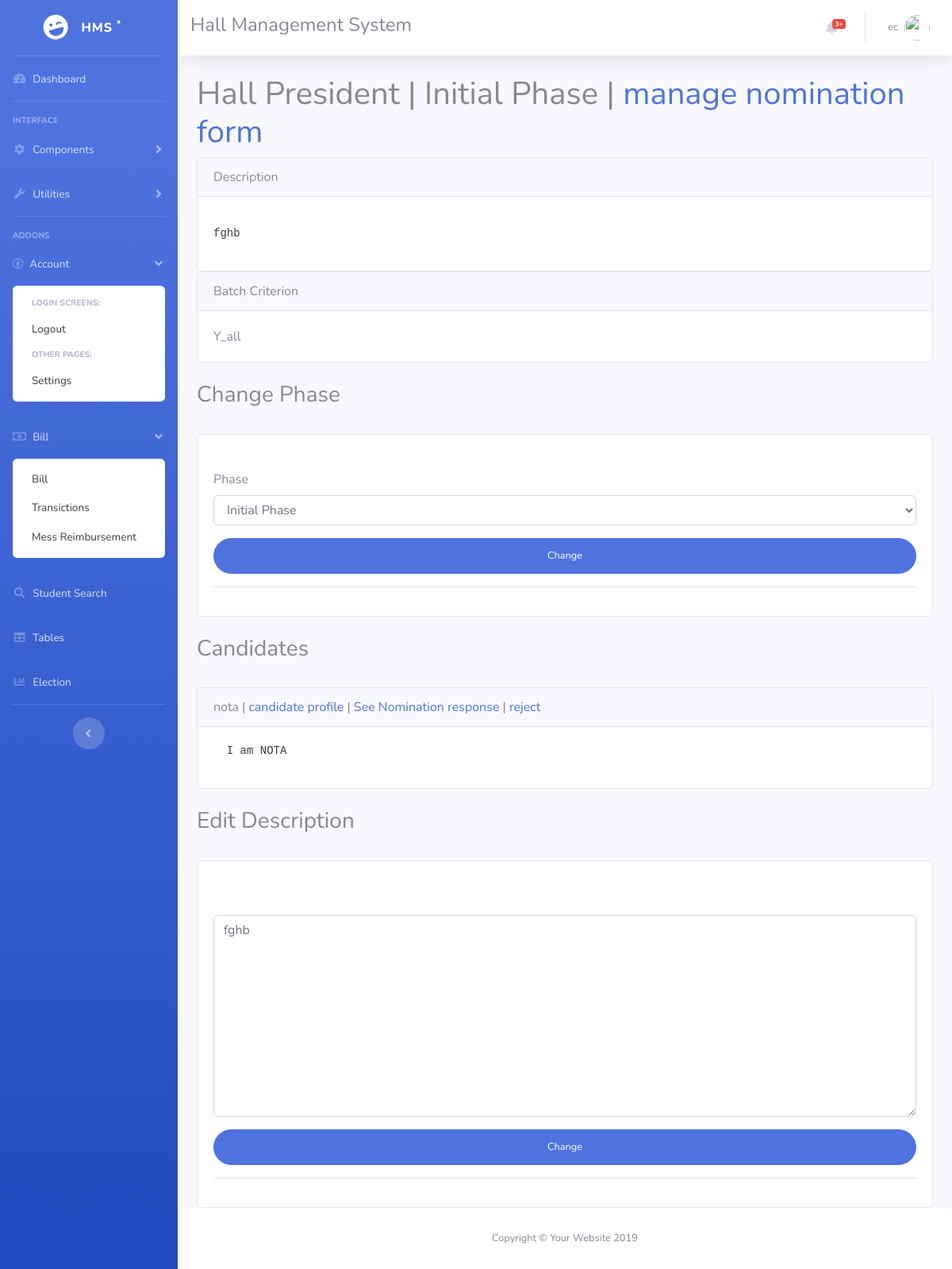
The app's page /election/entity_ec/2/ (signed in) with its own data.
### accounts/models.py (models this page shows, shortened)
class Profile(models.Model):
    user = models.OneToOneField(User, on_delete=models.CASCADE)
    email_confirmed = models.BooleanField(default=False)
    name = models.CharField(max_length=255, default='')
    roll_no=models.IntegerField(default=0)
    branch=models.CharField(max_length=40,default='')
    program=models.CharField(max_length=10,default='')
    room=models.CharField(max_length=4,default='')
    address = models.CharField(max_length=255, default='')

### election/models.py (models this page shows, shortened)
class Entity(models.Model):
    title = models.CharField(max_length = 500)
    description = models.TextField(max_length=2000)
    nomination = models.OneToOneField(Questionnaire, null=True, on_delete=models.CASCADE)
    phase = models.CharField(max_length=30, choices=PHASE_CHOICES, default = 'IP')
    batch = models.CharField(max_length = 100, default = "all")

class EntityCandidate(models.Model):
    entity = models.ForeignKey(Entity,related_name='candidates', on_delete = models.CASCADE)
    user = models.ForeignKey(User, on_delete =  models.CASCADE )
    response = models.ForeignKey(FilledForm,on_delete=models.CASCADE)
    readme = models.TextField(max_length=5000)
    approval = models.BooleanField(default=True)
    phase = models.CharField(max_length = 30, default= "IP")
    votes = models.IntegerField(default=0)

### election/views.py (the view)
# urls.py: path('entity_ec/<int:pk>/', views.entity_detail_ec, name='entity_detail_ec'),
@login_required
def entity_detail_ec(request, pk):
    if request.user.username != "ec":
        return render(request, 'message.html', { 'message' : 'Page Not Found'  , 'code' : '404' })
    try:
        entity = models.Entity.objects.get(pk=pk)
    except:
        return render(request, 'message.html', { 'message' : 'Page Not Found' , 'code' : '404' })
    phase = entity.phase
    batch = entity.batch.split(',')
    batch = [ "Y_" + x for x in batch]
    candidates = entity.candidates.all()
    phase_dict = {'IP':'Initial Phase', 'NP': 'Nomination Phase','CP' : 'Campaign Phase', 'PP': 'Polling Phase', 'OPP': 'Offline Polling Phase','MP': 'Mid Phase', 'RP': 'Result Phase', 'EP': 'End Phase' }
    phase_change_form = forms.PhaseChangeForm(initial={'phase': phase})
    edit_desciption_form = forms.EditDescriptionForm(initial={'description' : entity.description})
    return render(request, 'election/entity_detail_ec.html',{'entity': entity, 'candidates': candidates, 'phase' : phase_dict[phase], \
        'phase_change_form': phase_change_form, 'edit_description_form' : edit_desciption_form , 'result' : candidates.order_by('-votes') , 'batch':batch})

### election/forms.py
class PhaseChangeForm(forms.Form):
    phase = forms.ChoiceField(choices=models.PHASE_CHOICES)

class EditDescriptionForm(forms.Form):
    description = forms.CharField(label = "", widget = forms.Textarea, max_length= 2000)

### accounts/profile_context.py (called while the page is built)
def context(request):
    if request.user.is_authenticated:
        try:
            profile = Profile.objects.get(user=request.user)
            post=Post.objects.filter(user=request.user)
            if post.exists():
                post=post.first()
            else:
                post=0
            return {'profile': profile,'post':post}
        except ObjectDoesNotExist:
            return {'profile': 0,'post':0}
    else:
        return {'profile': 0,'post':0}

### bill/bill_context.py (called while the page is built)
def context(request):
    if request.user.is_authenticated:
        try:
            biller = Billers.objects.get(user=request.user)
            return {'biller': biller}
        except ObjectDoesNotExist:
            return {'biller': 0}
    else:
        return {'biller': 0}

### election/templates/election/entity_detail_ec.html (shortened to what this page needs)
{% extends "layout.html" %}
{% load static %}
{% load bootstrap4 %}
{% block body %}
    <h1>{{ entity.title }} | {{phase}}  |  <a href="{% url 'diafo:admin_view' entity.nomination.pk %}" target="_blank">manage nomination form </a> </h1>
    <div class="card ">
        <div class="card-header">
            Description
        </div>
        <div class="card-body">
            <p class="card-text text-left" id="mdrender"><pre>{{entity.description | urlize }}</pre></p>
        </div>
    </div>
    <div class="card ">
    <div class="card-header">
        Batch Criterion
    </div>
    <div class="card-body">
        <p class="card-text text-left" id="mdrender">
            {% for b in batch %}
            {{b}} <br>
            {% endfor %}
        </p>
    </div>
    </div>
    <br>
    <h3>Change Phase</h3>
    <br>
    <div class="card ">
        <div class="card-body">
            <br>
                <form class="user" method="post" action="{% url  'election:phase_edit' entity.pk%}">
                {% bootstrap_form phase_change_form %}
                <input class="btn btn-primary btn-user btn-block"type="submit" value="Change" />
                <hr>
            </form>
        </div>
    </div>
    {% if candidates.exists%}
    <br>
    <h3>Candidates</h3>
    {% for candidate in candidates %}
    <br>
    <div class="card ">
        <div class="card-header">
        {{ candidate.user.username }} | <a href="{% url 'accounts:user_profile' candidate.user.username %}">  candidate profile </a> |  <a href="{% url 'diafo:view_filled_form' candidate.response.pk %}">  See Nomination response </a> | {% if candidate.approval == True %}   <a href="{% url 'election:approval_reject' candidate.pk %}"> reject </a> {% else %}   <a href="{% url 'election:approval_accept' candidate.pk %}"> accept </a> {% endif %}
        </div>
        <div class="card-body">
            <pre>  {{candidate.readme | urlize}}    </pre>
        </div>
    </div>
    {% endfor %}
    {% endif %}
    <br>
    <h3>Edit Description</h3>
    <br>
    <div class="card ">
        <div class="card-body">
            <br>
                <form class="user" method="post" action="{% url  'election:description_edit' entity.pk%}">
                {% bootstrap_form edit_description_form %}
                <input class="btn btn-primary btn-user btn-block"type="submit" value="Change" />
                <hr>
            </form>
        </div>
    </div>
{% endblock %}

### templates/layout.html (shortened to what this page needs)
<!DOCTYPE html>
<html lang="en">
{% load static %}
<head>
  <link rel="stylesheet" href="https://use.fontawesome.com/releases/v5.8.1/css/all.css">
  <link href="{% static 'css/sb-admin-2.min.css' %}" rel="stylesheet">
</head>
<body id="page-top">
  <div id="wrapper">
    <ul class="navbar-nav bg-gradient-primary sidebar sidebar-dark accordion" id="accordionSidebar">
      <a class="sidebar-brand d-flex align-items-center justify-content-center" href="{% url 'accounts:profile' %}">
        <div class="sidebar-brand-icon rotate-n-15">
          <i class="fas fa-laugh-wink"></i>
        </div>
        <div class="sidebar-brand-text mx-3">HMS <sup>*</sup></div>
      </a>
      <hr class="sidebar-divider my-0">
      <li class="nav-item">
        <a class="nav-link" href="{% url 'accounts:profile' %}">
          <i class="fas fa-fw fa-tachometer-alt"></i>
          <span>Dashboard</span></a>
      </li>
      <hr class="sidebar-divider">
      <div class="sidebar-heading">
        Interface
      </div>
      <li class="nav-item">
        <a class="nav-link collapsed" href="#" data-toggle="collapse" data-target="#collapseTwo" aria-expanded="true" aria-controls="collapseTwo">
          <i class="fas fa-fw fa-cog"></i>
          <span>Components</span>
        </a>
      </li>
      <li class="nav-item">
        <a class="nav-link collapsed" href="#" data-toggle="collapse" data-target="#collapseUtilities" aria-expanded="true" aria-controls="collapseUtilities">
          <i class="fas fa-fw fa-wrench"></i>
          <span>Utilities</span>
        </a>
      </li>
      <hr class="sidebar-divider">
      <div class="sidebar-heading">
        Addons
      </div>
      <li class="nav-item">
        <a class="nav-link" href="#" data-toggle="collapse" data-target="#collapsePages"  aria-controls="collapsePages">
            <i class="fab fa-creative-commons-by"></i>
          <span>Account</span>
        </a>
        <div id="collapsePages" class="collapse show" aria-labelledby="headingPages" data-parent="#accordionSidebar">
          <div class="bg-white py-2 collapse-inner rounded">
            <h6 class="collapse-header">Login Screens:</h6>
            <a class="collapse-item" href="{% url 'accounts:sign_out' %}">Logout</a>
            <h6 class="collapse-header">Other Pages:</h6>
            <a class="collapse-item" href="{% url 'accounts:sign_out' %}">Settings</a>
          </div>
        </div>
      </li>
      <li class="nav-item">
        <a class="nav-link" href="#" data-toggle="collapse" data-target="#collapseBill"  aria-controls="collapsePages">
          <i class="far fa-money-bill-alt"></i>
          <span>Bill</span>
        </a>
        <div id="collapseBill" class="collapse show" aria-labelledby="headingPages" data-parent="#accordionSidebar">
          <div class="bg-white py-2 collapse-inner rounded">
            <a class="collapse-item" href="{% url 'bills:bill' %}">Bill</a>
            <a class="collapse-item" href="{% url 'bills:transiction' %}">Transictions</a>
            {% if biller and profile.user.username != "mess" %}
            {% else %}
            <a class="collapse-item" href="{% url 'bills:messrem' %}">Mess Reimbursement</a>
            {% endif %}
          </div>
        </div>
      </li>
      <li class="nav-item">
        <a class="nav-link" href="{% url 'accounts:search' %}">
          <i class="fas fa-fw fa-search"></i>
          <span>Student Search</span></a>
      </li>
      <li class="nav-item">
        <a class="nav-link" href="tables.html">
          <i class="fas fa-fw fa-table"></i>
          <span>Tables</span></a>
      </li>
      <li class="nav-item">
        <a class="nav-link" href="{% url 'election:index' %}">
          <i class="fas fa-fw fa-chart-bar"></i>
          <span>Election</span></a>
      </li>
      <hr class="sidebar-divider d-none d-md-block">
      <div class="text-center d-none d-md-inline">
        <button class="rounded-circle border-0" id="sidebarToggle"></button>
      </div>
    </ul>
    <div id="content-wrapper" class="d-flex flex-column">
      <div id="content">
        <nav class="navbar navbar-expand navbar-light bg-white topbar mb-4 static-top shadow">
          <h4> Hall Management System </h4>
          <ul class="navbar-nav ml-auto">
            <li class="nav-item dropdown no-arrow mx-1">
              <a class="nav-link dropdown-toggle" href="#" id="alertsDropdown" role="button" data-toggle="dropdown" aria-haspopup="true" aria-expanded="false">
                <i class="fas fa-bell fa-fw"></i>
                <span class="badge badge-danger badge-counter">3+</span>
              </a>
            </li>
            <li class="nav-item dropdown no-arrow">
              <a class="nav-link dropdown-toggle" href="#" id="userDropdown" role="button" data-toggle="dropdown" aria-haspopup="true" aria-expanded="false">
                  {% if profile %}
                      <span class="mr-2 d-none d-lg-inline text-gray-600 small">{{ profile.user.username }}</span>
                  {% else %}
                      <span class="mr-2 d-none d-lg-inline text-gray-600 small">Valerie Luna</span>
                  {% endif %}
                <img class="img-profile rounded-circle" src="https://source.unsplash.com/QAB-WJcbgJk/60x60">
              </a>
            </li>
          </ul>
        </nav>
        <div class="container-fluid">
          {% block body %}{% endblock %}
        </div>
      </div>
      <footer class="sticky-footer bg-white">
        <div class="container my-auto">
          <div class="copyright text-center my-auto">
            <span>Copyright &copy; Your Website 2019</span>
          </div>
        </div>
      </footer>
    </div>
  </div>
</body>
</html>

### records on screen
Profile: user.username "ec"
Entity: title "Hall President", description "fghb", phase "Initial Phase"
EntityCandidate: user.username "nota", approval "reject", readme "I am NOTA"

### other values on screen
{{ phase }} "Initial Phase"
{{ b }} "Y_all"
